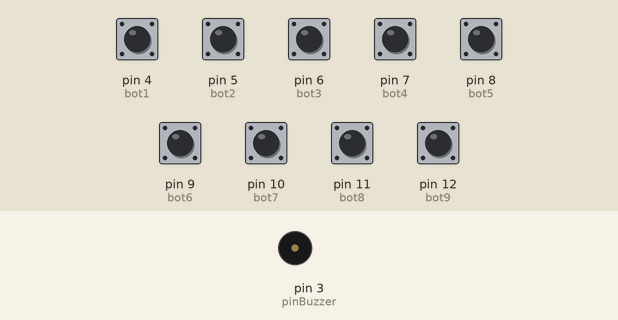
Simulated run of this sketch. Board: Arduino Uno, built with avr-gcc and run on an emulated ATmega328P. Parts: buzzer (waves = sounding). Inputs (shaded band) come from the test bench; at power-on: pin 4 (bot1), pin 5 (bot2), pin 6 (bot3), pin 7 (bot4), pin 8 (bot5), pin 9 (bot6), pin 10 (bot7), pin 11 (bot8), pin 12 (bot9) HIGH. What the sketch prints to the serial monitor is not drawn.

Above: at 1.2 s.
1.3 s: pin 4 (bot1) pulled LOW for 0.15 s
At 1.47 s:
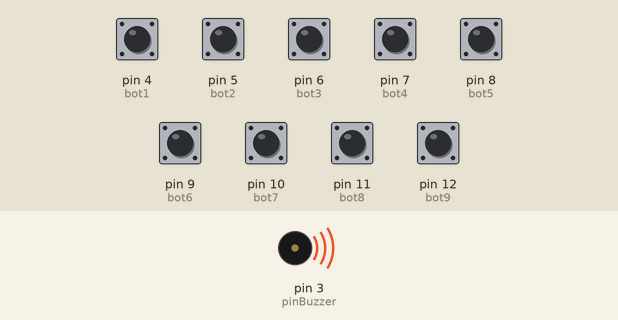
3.1 s: pin 5 (bot2) pulled LOW for 0.15 s
At 4.6 s:
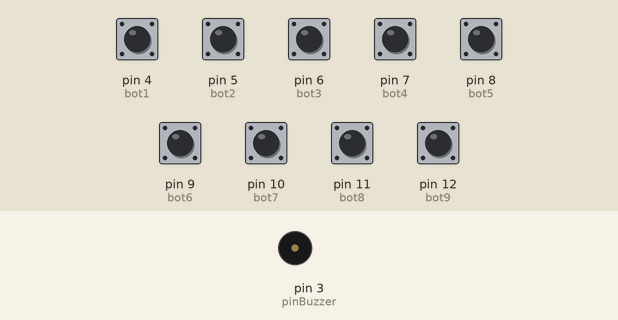
4.9 s: pin 6 (bot3) pulled LOW for 0.15 s
At 5.08 s:
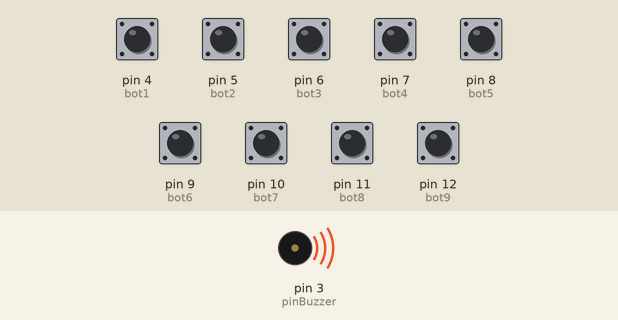
6.7 s: pin 7 (bot4) pulled LOW for 0.15 s
At 8.2 s:
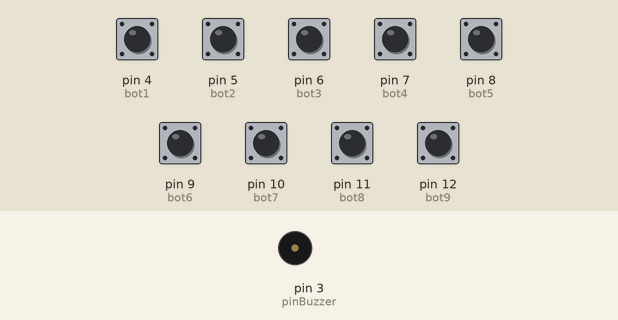
8.5 s: pin 8 (bot5) pulled LOW for 0.15 s
At 8.7 s:
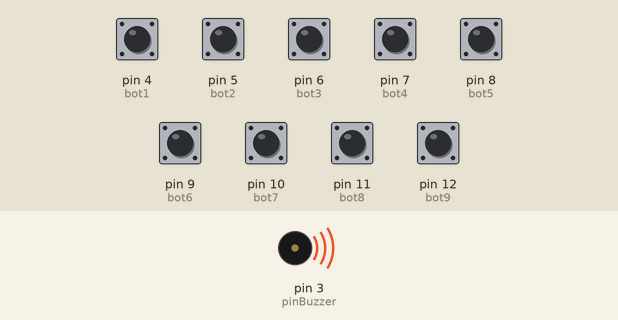
10.3 s: pin 9 (bot6) pulled LOW for 0.15 s
At 11.6 s:
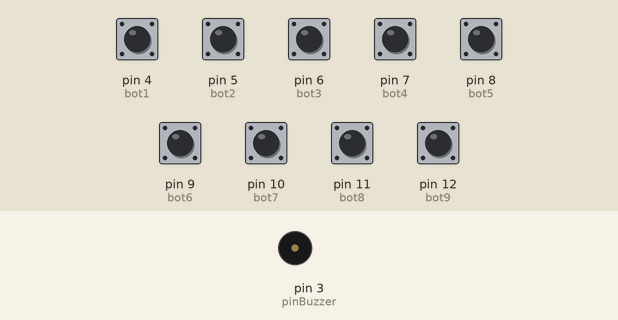
Timing chart, 0 to 13.1 s (numbered marks = the images above; inputs shaded):
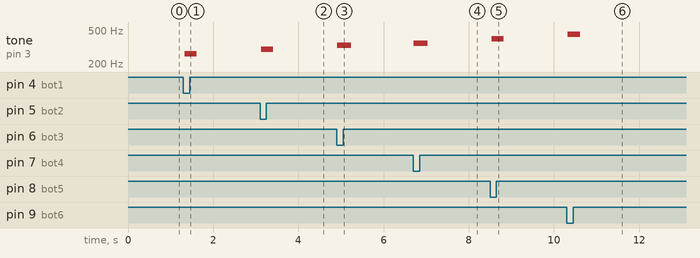

Measured:
- after the input at 1.3 s, tone on pin 3 (pinBuzzer): silent → 264 Hz at once, → silent 0.29 s later
- after the input at 3.1 s, tone on pin 3 (pinBuzzer): silent → 296 Hz at once, → silent 0.29 s later
- after the input at 4.9 s, tone on pin 3 (pinBuzzer): silent → 332 Hz at once, → silent 0.33 s later
- after the input at 6.7 s, tone on pin 3 (pinBuzzer): silent → 352 Hz at once, → silent 0.32 s later
- after the input at 8.5 s, tone on pin 3 (pinBuzzer): silent → 395 Hz at once, → silent 0.28 s later
- after the input at 10.3 s, tone on pin 3 (pinBuzzer): silent → 444 Hz at once, → silent 0.28 s later

The sketch:

Piano.ino
```cpp
#define bot1 4 // Sol
#define bot2 5 // Fá
#define bot3 6 // Mi
#define bot4 7 // Ré
#define bot5 8 // Dó
#define bot6 9 // La
#define bot7 10 // Ré
#define bot8 11 // Dó
#define bot9 12 // La
#define pinBuzzer 3

void setup() {

  Serial.begin(9600);

  pinMode(bot1,INPUT_PULLUP);
  pinMode(bot2,INPUT_PULLUP);
  pinMode(bot3,INPUT_PULLUP);
  pinMode(bot4,INPUT_PULLUP);
  pinMode(bot5,INPUT_PULLUP);
  pinMode(bot6,INPUT_PULLUP);
  pinMode(bot7,INPUT_PULLUP);
  pinMode(bot8,INPUT_PULLUP);
  pinMode(bot9,INPUT_PULLUP);

  pinMode(pinBuzzer,OUTPUT);

}

void loop() {

    int a = digitalRead(bot1);
    Serial.println('a',a);
    if(a == LOW){
      tone(pinBuzzer,264,200);
      delay(1);
    }
    int b = digitalRead(bot2);
    Serial.println('b',b);
    if(b == LOW){
      tone(pinBuzzer,296,200);
      delay(1);
    }
    int c = digitalRead(bot3);
    Serial.println('c',c);
    if(c == LOW){
      tone(pinBuzzer,(332),200);
      delay(1);
    }
    int d = digitalRead(bot4);
    Serial.println('d',d);
    if(d == LOW){
      tone(pinBuzzer,352,200);
      delay(1);
    }
    int e = digitalRead(bot5);
    Serial.println('e',e);
    if(e == LOW){
      tone(pinBuzzer,395,200);
      delay(1);
    }
    int f = digitalRead(bot6);
    Serial.println('f',f);
    if(f == LOW){
      tone(pinBuzzer,444,200);
      delay(1);
    }

    int g = digitalRead(bot7);
    Serial.println('g',g);
    if(g == LOW){
      tone(pinBuzzer,498,200);
      delay(1);
    }

    int h = digitalRead(bot8);
    Serial.println('h',h);
    if(h == LOW){
      tone(pinBuzzer,528,200);
      delay(1);
    }

    int i = digitalRead(bot9);
    Serial.println('i',i);
    if(i == LOW){
      tone(pinBuzzer,592,200);
      delay(1);
    }


}
```
